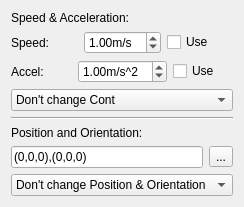
<?xml version="1.0" encoding="UTF-8"?>
<ui version="4.0">
 <class>TaskTrajectoryDressUpParameter</class>
 <widget class="QWidget" name="TaskTrajectoryDressUpParameter">
  <property name="geometry">
   <rect>
    <x>0</x>
    <y>0</y>
    <width>215</width>
    <height>197</height>
   </rect>
  </property>
  <property name="windowTitle">
   <string>Form</string>
  </property>
  <layout class="QVBoxLayout" name="verticalLayout">
   <item>
    <widget class="QLabel" name="label_4">
     <property name="text">
      <string>Speed &amp; Acceleration:</string>
     </property>
    </widget>
   </item>
   <item>
    <layout class="QHBoxLayout" name="horizontalLayout">
     <item>
      <widget class="QLabel" name="label">
       <property name="text">
        <string>Speed:</string>
       </property>
      </widget>
     </item>
     <item>
      <widget class="QDoubleSpinBox" name="doubleSpinBoxSpeed">
       <property name="suffix">
        <string notr="true">m/s</string>
       </property>
       <property name="minimum">
        <double>0.000000000000000</double>
       </property>
       <property name="maximum">
        <double>10.000000000000000</double>
       </property>
       <property name="singleStep">
        <double>0.100000000000000</double>
       </property>
       <property name="value">
        <double>1.000000000000000</double>
       </property>
      </widget>
     </item>
     <item>
      <widget class="QCheckBox" name="checkBoxUseSpeed">
       <property name="text">
        <string>Use</string>
       </property>
      </widget>
     </item>
    </layout>
   </item>
   <item>
    <layout class="QHBoxLayout" name="horizontalLayout_2">
     <item>
      <widget class="QLabel" name="label_2">
       <property name="text">
        <string>Accel:</string>
       </property>
      </widget>
     </item>
     <item>
      <widget class="QDoubleSpinBox" name="doubleSpinBoxAccel">
       <property name="suffix">
        <string notr="true">m/s^2</string>
       </property>
       <property name="minimum">
        <double>0.000000000000000</double>
       </property>
       <property name="maximum">
        <double>10.000000000000000</double>
       </property>
       <property name="singleStep">
        <double>0.100000000000000</double>
       </property>
       <property name="value">
        <double>1.000000000000000</double>
       </property>
      </widget>
     </item>
     <item>
      <widget class="QCheckBox" name="checkBoxUseAccel">
       <property name="text">
        <string>Use</string>
       </property>
      </widget>
     </item>
    </layout>
   </item>
   <item>
    <widget class="QComboBox" name="comboBoxCont">
     <item>
      <property name="text">
       <string>Don't change Cont</string>
      </property>
     </item>
     <item>
      <property name="text">
       <string>Continues</string>
      </property>
     </item>
     <item>
      <property name="text">
       <string>Discontinues</string>
      </property>
     </item>
    </widget>
   </item>
   <item>
    <widget class="Line" name="line">
     <property name="orientation">
      <enum>Qt::Horizontal</enum>
     </property>
    </widget>
   </item>
   <item>
    <widget class="QLabel" name="label_3">
     <property name="text">
      <string>Position and Orientation:</string>
     </property>
    </widget>
   </item>
   <item>
    <layout class="QHBoxLayout" name="horizontalLayout_3">
     <item>
      <widget class="QLineEdit" name="lineEditPlacement">
       <property name="text">
        <string>(0,0,0),(0,0,0)</string>
       </property>
       <property name="readOnly">
        <bool>true</bool>
       </property>
      </widget>
     </item>
     <item>
      <widget class="QToolButton" name="toolButtonChoosePlacement">
       <property name="text">
        <string>...</string>
       </property>
      </widget>
     </item>
    </layout>
   </item>
   <item>
    <widget class="QComboBox" name="comboBox">
     <item>
      <property name="text">
       <string>Don't change Position &amp; Orientation</string>
      </property>
     </item>
     <item>
      <property name="text">
       <string>Use Orientation</string>
      </property>
     </item>
     <item>
      <property name="text">
       <string>Add Position</string>
      </property>
     </item>
     <item>
      <property name="text">
       <string>Add Orientation</string>
      </property>
     </item>
    </widget>
   </item>
  </layout>
 </widget>
 <resources/>
 <connections/>
</ui>
